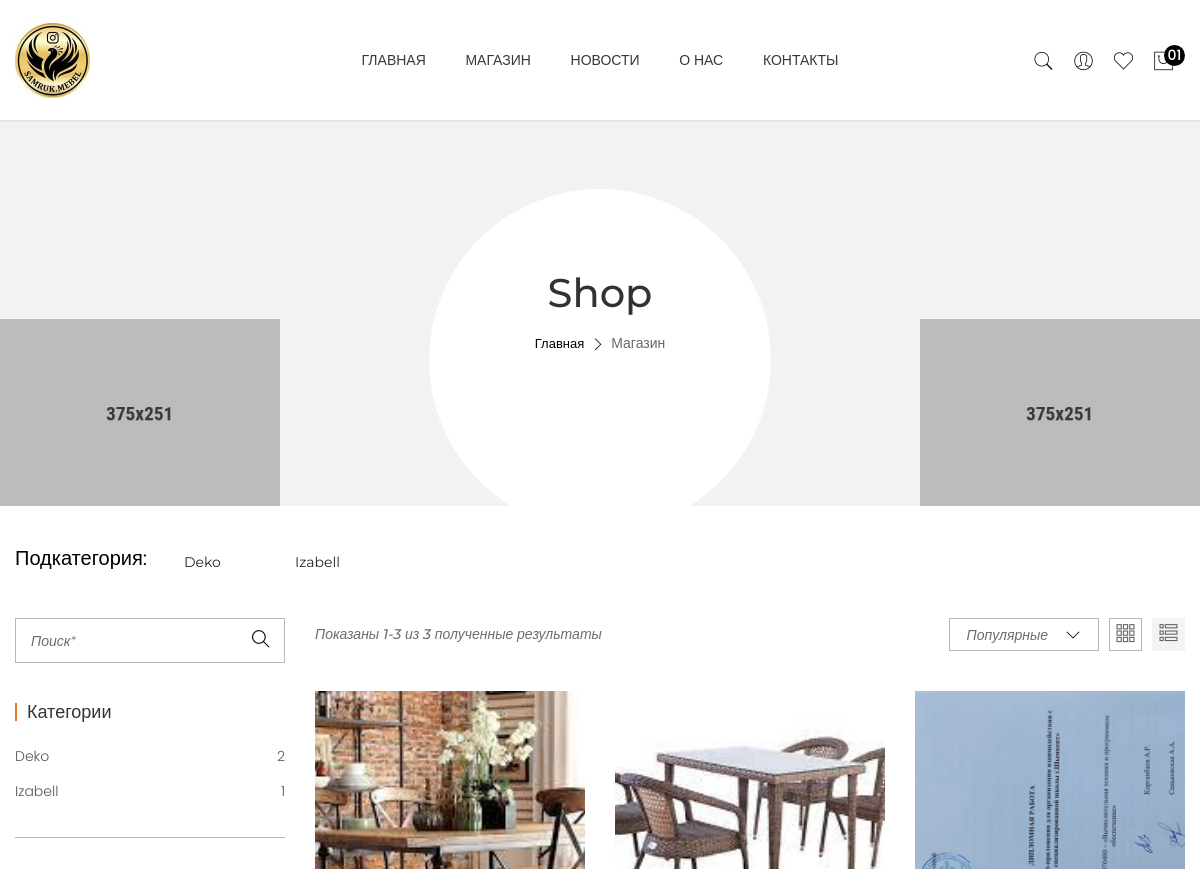
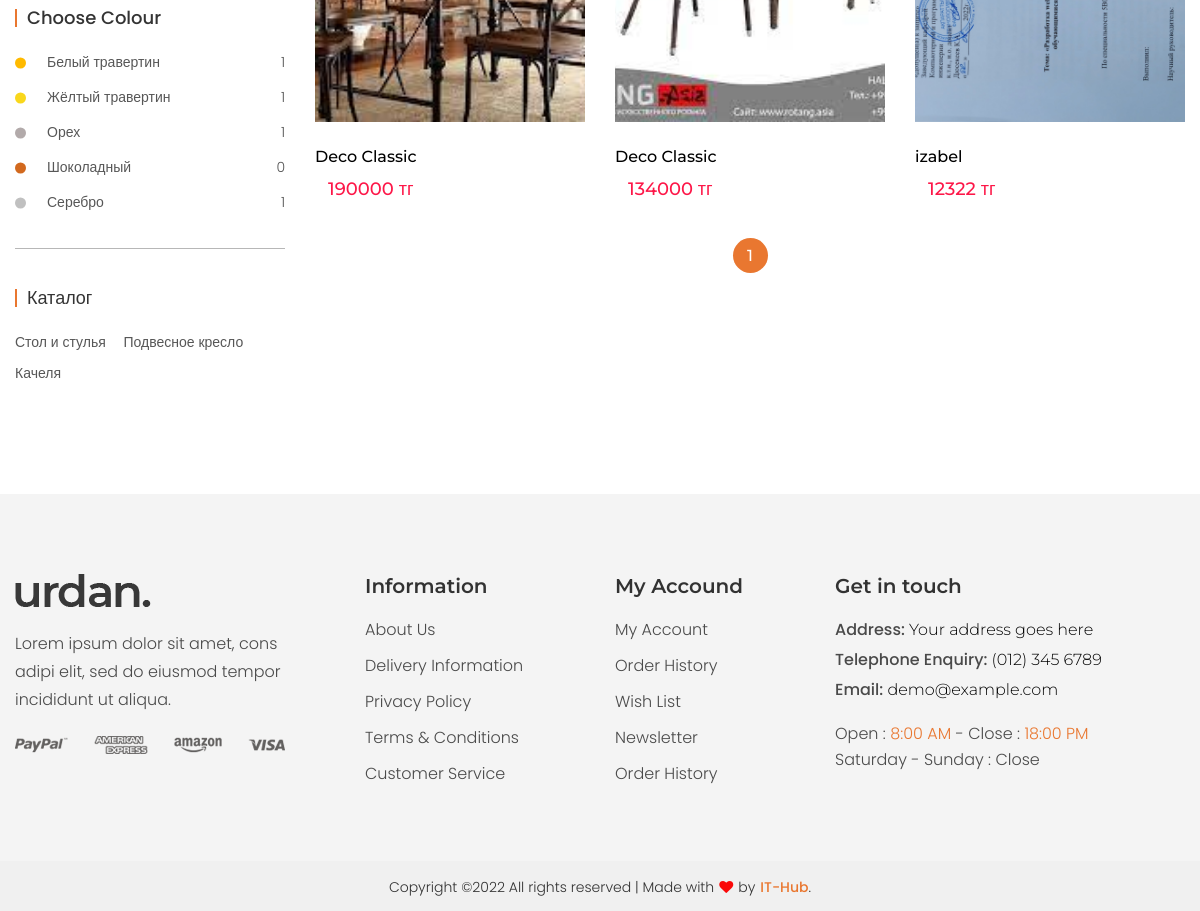
/shop/1, run on the app's committed database (2 pictures, top to bottom).
### main/models.py (models this page shows, shortened)
class Category(models.Model):
    catalog = models.ForeignKey(Catalog, on_delete=models.CASCADE)
    title = models.CharField(max_length=300)
    logo = models.ImageField(upload_to='upload')
    is_main = models.BooleanField()
    pr_amount = models.IntegerField(blank=True,default=0)
    def __str__(self):
        return self.title

class Product(models.Model):
    title = models.CharField(max_length=300)
    rating = models.FloatField(default= 0.0)
    views = models.IntegerField(default=0)
    short_description = models.TextField()
    color = models.ForeignKey(Color, on_delete=models.CASCADE)
    category = models.ForeignKey(CategorySize, on_delete=models.CASCADE)
    size = models.ForeignKey(Size, on_delete=models.CASCADE)
    old_price = models.IntegerField(default=0)
    new_price = models.IntegerField(default=0)
    weight = models.CharField(max_length=100)
    description = models.TextField()
    details = models.TextField()
    logo = models.ImageField(upload_to='upload')
    discount = models.IntegerField(default=0)
    is_new = models.BooleanField()
    is_best_seller = models.BooleanField()
    kaspi_link = models.CharField(max_length=500, blank=True)

class Color(models.Model):
    title = models.CharField(max_length=300)
    is_main = models.BooleanField()
    code = models.CharField(max_length=100,blank=True)
    col_amount = models.IntegerField(default=0,blank=True)

class Catalog(models.Model):
    title = models.CharField(max_length=300)
    logo = models.ImageField(upload_to='upload')
    is_main = models.BooleanField()

### main/views.py (the view)
# urls.py: path('shop/<int:catalog_id>', shopHandler),
def shopHandler(request, catalog_id):
    cats = Catalog.objects.all()
    cates = Category.objects.all()
    sort_key = request.GET.get('sort_key', 'id')
    catalog = Catalog.objects.get(id=int(catalog_id))
    categories = Category.objects.filter(catalog__id=int(catalog_id))
    for a in categories:
        a.pr_amount = Product.objects.filter(category__categorytype__category__id=int(a.id)).count()
    colors = Color.objects.all()
    for a in colors:
        a.col_amount = Product.objects.filter(color__id=int(a.id)).count()
    search_value = request.GET.get('search', None)
    total = Product.objects.filter(category__categorytype__category__catalog__id=int(catalog_id)).count()
    limit_per_page = 3
    limit_per_page_2 = 4
    current_page = 1
    if request.GET.get('page',1):
        current_page = int(request.GET.get('page',1))
    page = 'catalog'
    start = (current_page-1) * limit_per_page
    stop = current_page * limit_per_page
    if search_value:
        products = Product.objects.filter(title__contains=search_value)[start:stop]
    else:
        products = Product.objects.filter(category__categorytype__category__catalog__id=int(catalog_id)).order_by('-new_price')[start:stop]
    page_count = ceil(total * 1.0 / limit_per_page)
    pages = [i + 1 for i in range(page_count)]
    catalogs = Catalog.objects.all()
    start2 = start+1
    return render(request, 'shop-sidebar.html', {
        'catalog': catalog,
        'categories': categories,
        'products': products,
        'start': start2,
        'stop': stop,
        'total': total,
        'pages': pages,
        'current_page': current_page,
        'search_value': search_value,
        'catalogs': catalogs,
        'cats': cats,
        'cates': cates,
        'colors': colors,
        'sort_key': sort_key
    })

### templates/shop-sidebar.html (shortened to what this page needs)
{% extends 'base.html' %}
    {% block content %}
        <div class="breadcrumb-area bg-gray-4 breadcrumb-padding-1">
            <div class="container">
                <div class="breadcrumb-content text-center">
                    <h2 data-aos="fade-up" data-aos-delay="200">Shop</h2>
                    <ul data-aos="fade-up">
                        <li><a href="/">Главная</a></li>
                        <li><i class="ti-angle-right"></i></li>
                        <li>Магазин</li>
                    </ul>
                </div>
            </div>
            <div class="breadcrumb-img-1" data-aos="fade-right" data-aos-delay="200">
                <img src="/static/images/banner/breadcrumb-1.png" alt="">
            </div>
            <div class="breadcrumb-img-2" data-aos="fade-left" data-aos-delay="200">
                <img src="/static/images/banner/breadcrumb-2.png" alt="">
            </div>
        </div>
        <div class="shop-area shop-page-responsive pb-100">
            <div class="container">
                <div class="tag-social-wrap mt-30 mb-30">
                                <div class="tag-wrap " data-aos="fade-up" data-aos-delay="200">
                                    <ul style="display:flex;align-items:center;">
                                        <div class="sidebar-widget-title">
                                            <h5>Подкатегория: </h5>
                                        </div>
                                        {% for i in categories %}
                                        <li><div class="blog-btn-2 btn-hover">
                                            <a class="btn hover-border-radius theme-color" href="/shop/catalog/{{ i.id }}">{{ i.title }}</a>
                                        </div>
                                        </li>
                                        {% endfor %}
                                    </ul>
                                </div>
                            </div>
                <div class="row flex-row-reverse">
                    <div class="col-lg-9">
                        <div class="shop-topbar-wrapper mb-40">
                            <div class="shop-topbar-left" data-aos="fade-up" data-aos-delay="200">
                                <div class="showing-item">
                                    <span>Показаны {{ start }}-{{ stop }} из {{ total }} полученные результаты</span>
                                </div>
                            </div>
                            <div class="shop-topbar-right" data-aos="fade-up" data-aos-delay="400">
                                <div class="shop-sorting-area">
                                </div>
                                <div class="shop-view-mode nav">
                                    <a class="active" href="#shop-1" data-bs-toggle="tab"><i class=" ti-layout-grid3 "></i> </a>
                                    <a href="#shop-2" data-bs-toggle="tab" class=""><i class=" ti-view-list-alt "></i></a>
                                </div>
                            </div>
                        </div>
                        <div class="shop-bottom-area">
                            <div class="tab-content jump">
                                <div id="shop-1" class="tab-pane active">
                                    <div class="row">
                                        {% for pr in products %}
                                        {% if catalog.id == pr.category.categorytype.category.catalog.id %}
                                        <div class="col-lg-4 col-md-4 col-sm-6 col-12">
                                            <div class="product-wrap mb-35" data-aos="fade-up" data-aos-delay="200">
                                                <div class="product-img img-zoom mb-25">
                                                    <a href="product-details.html">
                                                        <img src="/media/{{ pr.logo }}" style="object-fit:cover; width:270px; height:300px" alt="">
                                                    </a>
                                                </div>
                                                <div class="product-content">
                                                    <h3><a href="product-details.html">{{ pr.title }}</a></h3>
                                                    <div class="product-price">
                                                        <span class="new-price">{{ pr.new_price }} тг</span>
                                                    </div>
                                                </div>
                                            </div>
                                        </div>
                                        {% endif %}
                                        {% endfor %}
                                    </div>
                                    <div class="pagination-style-1" data-aos="fade-up" data-aos-delay="200">
                                        <ul>
                                            {% for page in pages %}
                                            <li><a class=" {% if current_page == page %} active {% endif %}" href="/shop/{{ catalog.id }}?page={{ page }}">{{ page }}</a></li>
                                            {% endfor %}
                                        </ul>
                                    </div>
                                </div>
                            </div>
                        </div>
                    </div>
                    <div class="col-lg-3">
                        <div class="sidebar-wrapper">
                            <div class="sidebar-widget mb-40" data-aos="fade-up" data-aos-delay="200">
                                <div class="search-wrap-2">
                                    <form class="search-2-form" action="/shop/{{ catalog.id }}">
                                        <input placeholder="Поиск*" name="search" type="text">
                                        <button class="button-search" type="submit"><i class=" ti-search "></i></button>
                                    </form>
                                </div>
                            </div>
                                <div class="sidebar-widget sidebar-widget-border mb-40 pb-35" data-aos="fade-up" data-aos-delay="200">
                                    <div class="sidebar-widget-title mb-25">
                                        <h3>Категории</h3>
                                    </div>
                                    <div class="sidebar-list-style">
                                        <ul>
                                            {% for i in categories %}
                                            <li><a href="/shop/catalog/{{ i.id }}">{{ i }} <span>{{ i.pr_amount }}</span></a></li>
                                            {% endfor %}
                                        </ul>
                                    </div>
                                </div>
                                <div class="sidebar-widget sidebar-widget-border mb-40 pb-35" data-aos="fade-up" data-aos-delay="200">
                                    <div class="sidebar-widget-title mb-25">
                                        <h3>Choose Colour</h3>
                                    </div>
                                    <div class="sidebar-widget-color sidebar-list-style">
                                        <ul>
                                            {% for col in colors %}
                                            <li><a class="{{col.code}}" href="#">{{col.title}} <span>{{ col.col_amount }}</span></a></li>
                                            {% endfor %}
                                        </ul>
                                    </div>
                                </div>
                            <div class="sidebar-widget" data-aos="fade-up" data-aos-delay="200">
                                <div class="sidebar-widget-title mb-25">
                                    <h3>Каталог</h3>
                                </div>
                                <div class="sidebar-widget-tag">
                                    {% for ct in catalogs %}
                                    <a href="/shop/{{ ct.id }}">{{ ct.title }}</a>
                                    {% endfor %}
                                </div>
                            </div>
                        </div>
                    </div>
                </div>
            </div>
        </div>
        {% endblock %}

### data on the page
Category: title "Deko", pr_amount "2"
Category: title "Izabell", pr_amount "1"
Product: logo (picture), title "Deco Classic", new_price "190000"
Product: logo (picture), title "Deco Classic", new_price "134000"
Product: logo (picture), title "izabel", new_price "12322"
Color: title "Белый травертин", col_amount "1"
Color: title "Жёлтый травертин", col_amount "1"
Color: title "Орех", col_amount "1"
Color: title "Шоколадный", col_amount "0"
Color: title "Серебро", col_amount "1"
Catalog: title "Стол и стулья"
Catalog: title "Подвесное кресло"
Catalog: title "Качеля"

### other printed values
{{ start }} "1"
{{ stop }} "3"
{{ total }} "3"
{{ page }} "1"
